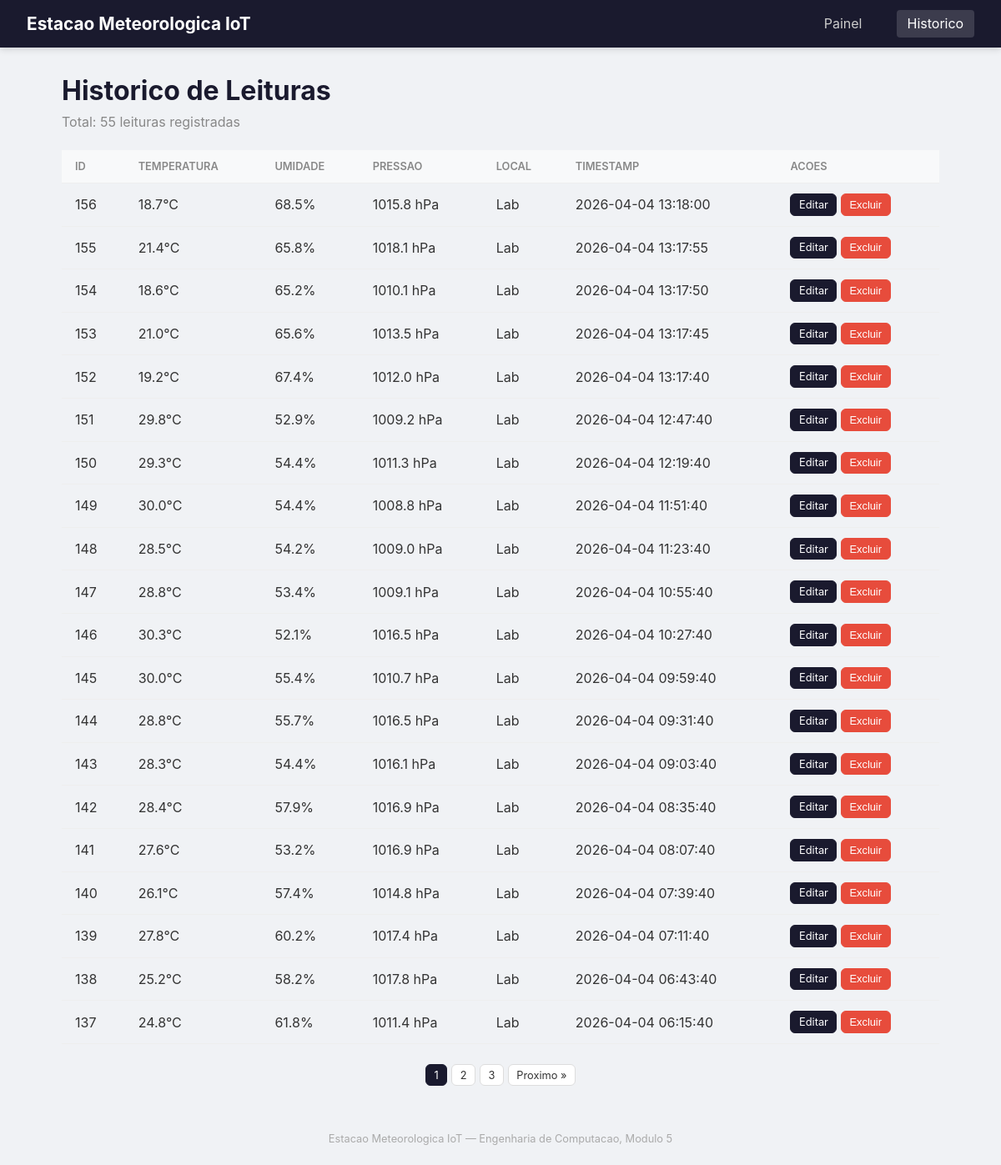
/leituras, run on the app's committed database.
### tables this page shows
CREATE TABLE leituras (
    id INTEGER PRIMARY KEY AUTOINCREMENT,
    temperatura REAL NOT NULL,
    umidade REAL NOT NULL,
    pressao REAL,
    localizacao TEXT DEFAULT 'Lab',
    timestamp DATETIME DEFAULT (datetime('now','localtime'))
);

### app.py (the view, shortened to what this page needs)
@app.route('/leituras', methods=['GET'])
def listar():
    pagina = request.args.get('pagina', 1, type=int)
    por_pagina = request.args.get('por_pagina', 20, type=int)
    offset = (pagina - 1) * por_pagina
    leituras = listar_leituras(limite=por_pagina, offset=offset)
    total = contar_leituras()
    total_paginas = (total + por_pagina - 1) // por_pagina
    return render_template(
        'historico.html',
        leituras=leituras,
        pagina=pagina,
        total_paginas=total_paginas,
        total=total
    )

### database.py (called while the page is built)
def get_db_connection():
    conn = sqlite3.connect(DATABASE, timeout=10)
    conn.execute('PRAGMA journal_mode=WAL')
    conn.execute('PRAGMA busy_timeout=5000')
    conn.row_factory = sqlite3.Row
    return conn

def listar_leituras(limite=50, offset=0):
    conn = get_db_connection()
    leituras = conn.execute(
        'SELECT * FROM leituras ORDER BY id DESC LIMIT ? OFFSET ?',
        (limite, offset)
    ).fetchall()
    conn.close()
    return [dict(l) for l in leituras]

def contar_leituras():
    conn = get_db_connection()
    total = conn.execute('SELECT COUNT(*) FROM leituras').fetchone()[0]
    conn.close()
    return total

### templates/historico.html (shortened to what this page needs)
{% extends "base.html" %}
{% block content %}
<h1>Historico de Leituras</h1>
<p class="subtitle">Total: {{ total }} leituras registradas</p>
<div class="table-wrapper">
    <table>
        <thead>
            <tr>
                <th>ID</th>
                <th>Temperatura</th>
                <th>Umidade</th>
                <th>Pressao</th>
                <th>Local</th>
                <th>Timestamp</th>
                <th>Acoes</th>
            </tr>
        </thead>
        <tbody>
            {% for l in leituras %}
            <tr id="row-{{ l.id }}">
                <td>{{ l.id }}</td>
                <td>{{ l.temperatura }}&#176;C</td>
                <td>{{ l.umidade }}%</td>
                <td>{{ l.pressao if l.pressao else '--' }} hPa</td>
                <td>{{ l.localizacao }}</td>
                <td>{{ l.timestamp }}</td>
                <td class="acoes">
                    <a href="{{ url_for('detalhe', id=l.id) }}" class="btn btn-sm btn-primary">Editar</a>
                    <button class="btn btn-sm btn-danger" onclick="deletarLeitura({{ l.id }})">Excluir</button>
                </td>
            </tr>
            {% endfor %}
        </tbody>
    </table>
</div>
{% if total_paginas > 1 %}
<div class="paginacao">
    {% for p in range(1, total_paginas + 1) %}
        {% if p == pagina %}
        <span class="btn btn-sm btn-primary">{{ p }}</span>
        {% elif p <= 3 or p >= total_paginas - 2 or (p >= pagina - 1 and p <= pagina + 1) %}
        <a href="{{ url_for('listar', pagina=p) }}" class="btn btn-sm">{{ p }}</a>
        {% elif p == 4 or p == total_paginas - 3 %}
        <span class="btn btn-sm">...</span>
        {% endif %}
    {% endfor %}
    {% if pagina < total_paginas %}
    <a href="{{ url_for('listar', pagina=pagina+1) }}" class="btn btn-sm">Proximo &raquo;</a>
    {% endif %}
</div>
{% endif %}
{% endblock %}

### templates/base.html (shortened to what this page needs)
<!DOCTYPE html>
<html lang="pt-BR">
<head>
    <link rel="stylesheet" href="{{ url_for('static', filename='css/style.css') }}">
</head>
<body>
    <nav class="navbar">
        <div class="nav-brand">Estacao Meteorologica IoT</div>
        <div class="nav-links">
            <a href="{{ url_for('index') }}" class="{% if request.endpoint == 'index' %}active{% endif %}">Painel</a>
            <a href="{{ url_for('listar') }}" class="{% if request.endpoint == 'listar' %}active{% endif %}">Historico</a>
        </div>
    </nav>
    <main class="container">
        {% block content %}{% endblock %}
    </main>
    <footer>
        <p>Estacao Meteorologica IoT &mdash; Engenharia de Computacao, Modulo 5</p>
    </footer>
</body>
</html>

### static/css/style.css (style rules this page uses)
* { margin: 0; padding: 0; box-sizing: border-box; }
body { font-family: -apple-system, BlinkMacSystemFont, 'Segoe UI', Roboto, sans-serif; background: #f0f2f5; color: #333; min-height: 100vh; display: flex; flex-direction: column; }
.navbar { background: #1a1a2e; color: #fff; padding: 1rem 2rem; display: flex; align-items: center; justify-content: space-between; box-shadow: 0 2px 8px rgba(0,0,0,0.15); }
.nav-brand { font-size: 1.3rem; font-weight: 700; }
.nav-links a { color: #ccc; text-decoration: none; margin-left: 1.5rem; padding: 0.4rem 0.8rem; border-radius: 4px; transition: all 0.2s; }
.nav-links a:hover, .nav-links a.active { color: #fff; background: rgba(255,255,255,0.15); }
.container { max-width: 1100px; margin: 2rem auto; padding: 0 1.5rem; flex: 1; width: 100%; }
.table-wrapper { overflow-x: auto; }
table { width: 100%; border-collapse: collapse; }
th, td { padding: 0.75rem 1rem; text-align: left; border-bottom: 1px solid #eee; }
th { background: #f8f9fa; font-size: 0.8rem; text-transform: uppercase; color: #888; font-weight: 600; }
td.acoes { white-space: nowrap; }
.btn { display: inline-block; padding: 0.5rem 1rem; border: 1px solid #ddd; border-radius: 6px; background: #fff; color: #333; cursor: pointer; font-size: 0.9rem; text-decoration: none; transition: all 0.2s; }
.btn-primary { background: #1a1a2e; color: #fff; border-color: #1a1a2e; }
.btn-danger { background: #e74c3c; color: #fff; border-color: #e74c3c; }
.btn-sm { padding: 0.3rem 0.6rem; font-size: 0.8rem; }
.paginacao { display: flex; justify-content: center; gap: 0.3rem; margin-top: 1.5rem; flex-wrap: wrap; }
.subtitle { color: #888; margin-bottom: 1.5rem; }
h1 { margin-bottom: 0.5rem; color: #1a1a2e; }
footer { text-align: center; padding: 1.5rem; color: #aaa; font-size: 0.8rem; }

### data on the page
leituras: id "156", temperatura "18.7", umidade "68.5", pressao "1015.8", localizacao "Lab", timestamp "2026-04-04 13:18:00"
leituras: id "155", temperatura "21.4", umidade "65.8", pressao "1018.1", localizacao "Lab", timestamp "2026-04-04 13:17:55"
leituras: id "154", temperatura "18.6", umidade "65.2", pressao "1010.1", localizacao "Lab", timestamp "2026-04-04 13:17:50"
leituras: id "153", temperatura "21.0", umidade "65.6", pressao "1013.5", localizacao "Lab", timestamp "2026-04-04 13:17:45"
leituras: id "152", temperatura "19.2", umidade "67.4", pressao "1012.0", localizacao "Lab", timestamp "2026-04-04 13:17:40"
leituras: id "151", temperatura "29.8", umidade "52.9", pressao "1009.2", localizacao "Lab", timestamp "2026-04-04 12:47:40"
leituras: id "150", temperatura "29.3", umidade "54.4", pressao "1011.3", localizacao "Lab", timestamp "2026-04-04 12:19:40"
leituras: id "149", temperatura "30.0", umidade "54.4", pressao "1008.8", localizacao "Lab", timestamp "2026-04-04 11:51:40"
leituras: id "148", temperatura "28.5", umidade "54.2", pressao "1009.0", localizacao "Lab", timestamp "2026-04-04 11:23:40"
leituras: id "147", temperatura "28.8", umidade "53.4", pressao "1009.1", localizacao "Lab", timestamp "2026-04-04 10:55:40"
leituras: id "146", temperatura "30.3", umidade "52.1", pressao "1016.5", localizacao "Lab", timestamp "2026-04-04 10:27:40"
leituras: id "145", temperatura "30.0", umidade "55.4", pressao "1010.7", localizacao "Lab", timestamp "2026-04-04 09:59:40"
leituras: id "144", temperatura "28.8", umidade "55.7", pressao "1016.5", localizacao "Lab", timestamp "2026-04-04 09:31:40"
leituras: id "143", temperatura "28.3", umidade "54.4", pressao "1016.1", localizacao "Lab", timestamp "2026-04-04 09:03:40"
leituras: id "142", temperatura "28.4", umidade "57.9", pressao "1016.9", localizacao "Lab", timestamp "2026-04-04 08:35:40"
leituras: id "141", temperatura "27.6", umidade "53.2", pressao "1016.9", localizacao "Lab", timestamp "2026-04-04 08:07:40"
leituras: id "140", temperatura "26.1", umidade "57.4", pressao "1014.8", localizacao "Lab", timestamp "2026-04-04 07:39:40"
leituras: id "139", temperatura "27.8", umidade "60.2", pressao "1017.4", localizacao "Lab", timestamp "2026-04-04 07:11:40"
leituras: id "138", temperatura "25.2", umidade "58.2", pressao "1017.8", localizacao "Lab", timestamp "2026-04-04 06:43:40"
leituras: id "137", temperatura "24.8", umidade "61.8", pressao "1011.4", localizacao "Lab", timestamp "2026-04-04 06:15:40"

### other printed values
{{ total }} "55"
{{ p }} "1"
{{ p }} "2" "3"
